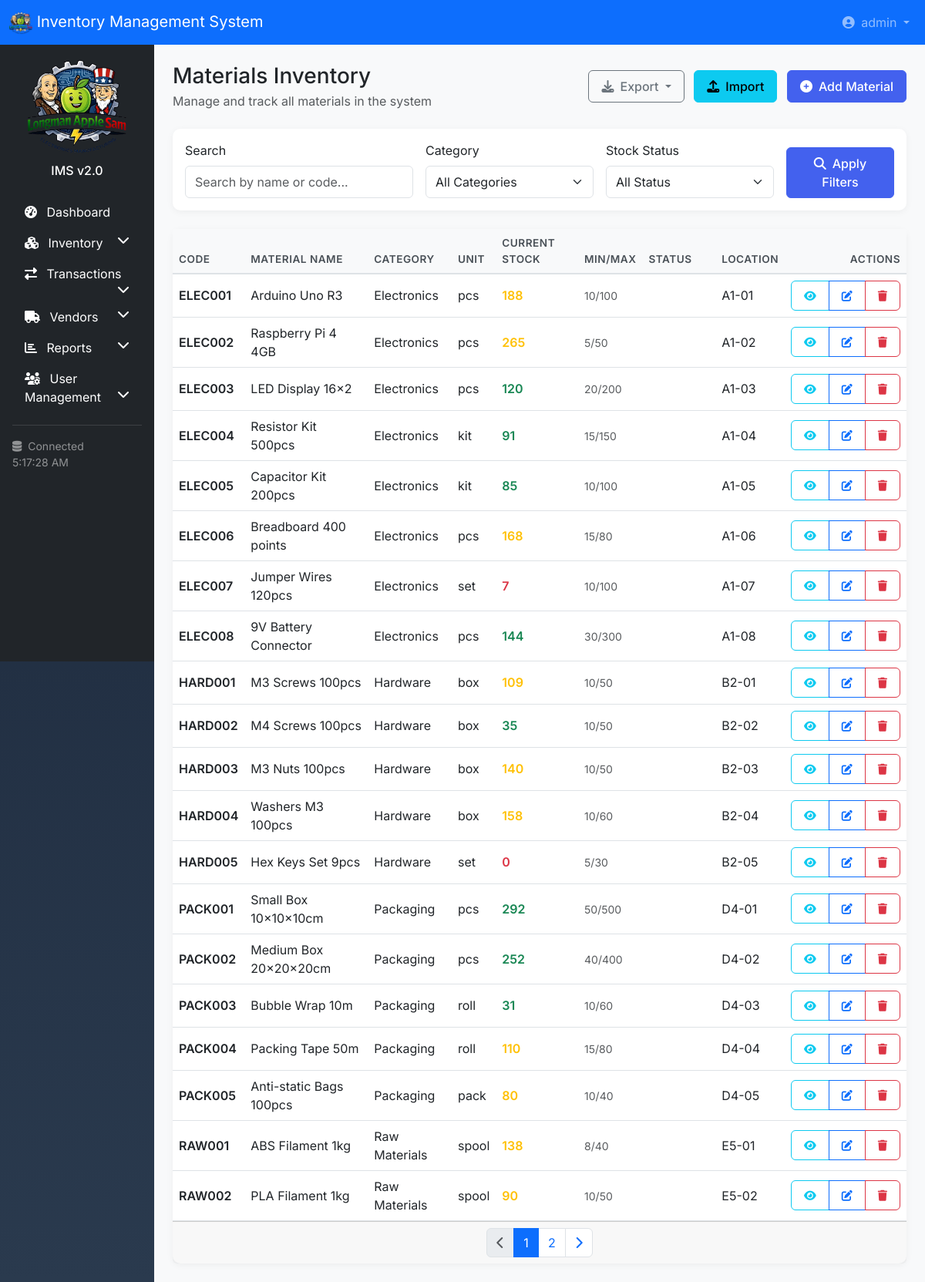
Screenshot of /inventory/ (signed in) with the database file from the repository.
### inventory/models.py (models this page shows, shortened)
class Material(models.Model):
    STATUS_CHOICES = [
        ('active', 'Active'),
        ('inactive', 'Inactive'),
        ('discontinued', 'Discontinued'),
    ]
    ALERT_STATUS_CHOICES = [
        ('normal', 'Normal'),
        ('low', 'Low'),
        ('excess', 'Excess'),
    ]
    material_code = models.CharField(max_length=50, unique=True)
    name = models.CharField(max_length=200)
    category = models.ForeignKey(Category, on_delete=models.PROTECT, related_name='materials')
    description = models.TextField(blank=True)
    unit = models.CharField(max_length=20, help_text="e.g., pcs, kg, meters")
    specification = models.CharField(max_length=200, blank=True)
    current_stock = models.IntegerField(default=0, validators=[MinValueValidator(0)])
    minimum_stock = models.IntegerField(default=10)
    maximum_stock = models.IntegerField(default=1000)
    reorder_point = models.IntegerField(default=20)
    location = models.CharField(max_length=100, blank=True)
    unit_cost = models.DecimalField(max_digits=10, decimal_places=2, default=0)
    status = models.CharField(max_length=20, choices=STATUS_CHOICES, default='active')
    image = models.ImageField(upload_to='materials/', blank=True, null=True)
    created_at = models.DateTimeField(auto_now_add=True)
    updated_at = models.DateTimeField(auto_now=True)
    created_by = models.ForeignKey('auth.User', on_delete=models.SET_NULL, null=True)
    alert_status_override = models.CharField(
        max_length=20,
        choices=ALERT_STATUS_CHOICES,
        blank=True,
        null=True,
        help_text="Manually override the calculated alert status"
    )
    class Meta:
        ordering = ['material_code']
    def get_calculated_status(self):
        if self.current_stock <= self.minimum_stock:
            return 'low'
        elif self.current_stock >= self.maximum_stock:
            return 'excess'
        return 'normal'
    def get_display_status(self):
        if self.alert_status_override:
            return self.alert_status_override
        return self.get_calculated_status()
    def get_status_display_name(self):
        status = self.get_display_status()
        status_map = {
            'low': 'Low Stock',
            'normal': 'Normal',
            'excess': 'Excess'
        }
        return status_map.get(status, status)
    def get_status_color(self):
        status = self.get_display_status()
        color_map = {
            'low': 'danger',
            'normal': 'success',
            'excess': 'warning'
        }
        return color_map.get(status, 'secondary')

class Category(models.Model):
    name = models.CharField(max_length=100, unique=True)
    description = models.TextField(blank=True)
    created_at = models.DateTimeField(auto_now_add=True)
    updated_at = models.DateTimeField(auto_now=True)
    class Meta:
        verbose_name_plural = "Categories"
        ordering = ['name']

### inventory/views.py (the view, shortened to what this page needs)
# urls.py: path('', views.material_list, name='material_list'),
@login_required
def material_list(request):
    materials = Material.objects.select_related('category').all()
    search_query = request.GET.get('search', '')
    if search_query:
        materials = materials.filter(
            Q(material_code__icontains=search_query) |
            Q(name__icontains=search_query) |
            Q(category__name__icontains=search_query)
        )
    category_id = request.GET.get('category')
    if category_id:
        materials = materials.filter(category_id=category_id)
    stock_status = request.GET.get('stock_status')
    paginator = Paginator(materials, 20)
    page_number = request.GET.get('page')
    page_obj = paginator.get_page(page_number)
    categories = Category.objects.all()
    context = {
        'page_obj': page_obj,
        'categories': categories,
        'search_query': search_query,
        'selected_category': category_id,
        'selected_status': stock_status,
    }
    return render(request, 'inventory/material_list.html', context)

### inventory/templates/inventory/material_list.html (shortened to what this page needs)
{% extends 'base.html' %}
{% load static %}
{% block content %}
<div class="content-container">
    <div class="d-flex flex-wrap justify-content-between align-items-center mb-4">
        <div>
            <h3 class="mb-1">Materials Inventory</h3>
            <p class="text-muted mb-0">Manage and track all materials in the system</p>
        </div>
        <div class="mt-3 mt-sm-0">
            <div class="btn-group">
                <button type="button" class="btn btn-outline-secondary dropdown-toggle" data-bs-toggle="dropdown">
                    <i class="fas fa-download me-2"></i>Export
                </button>
            </div>
            <a href="{% url 'inventory:import_materials' %}" class="btn btn-info ms-2">
                <i class="fas fa-upload me-2"></i>Import
            </a>
            <a href="{% url 'inventory:material_create' %}" class="btn btn-primary ms-2">
                <i class="fas fa-plus-circle me-2"></i>Add Material
            </a>
        </div>
    </div>
    <div class="card mb-4">
        <div class="card-body">
            <form method="get" class="row g-3">
                <div class="col-md-4">
                    <label class="form-label">Search</label>
                    <input type="text" class="form-control" name="search"
                           placeholder="Search by name or code..."
                           value="{{ request.GET.search|default:'' }}">
                </div>
                <div class="col-md-3">
                    <label class="form-label">Category</label>
                    <select class="form-select" name="category">
                        <option value="">All Categories</option>
                    </select>
                </div>
                <div class="col-md-3">
                    <label class="form-label">Stock Status</label>
                    <select class="form-select" name="stock_status">
                        <option value="">All Status</option>
                    </select>
                </div>
                <div class="col-md-2 d-flex align-items-end">
                    <button type="submit" class="btn btn-primary w-100">
                        <i class="fas fa-search me-2"></i>Apply Filters
                    </button>
                </div>
            </form>
        </div>
    </div>
    <div class="card">
        <div class="table-responsive">
            <table class="table table-hover mb-0">
                <thead>
                    <tr>
                        <th>Code</th>
                        <th>Material Name</th>
                        <th>Category</th>
                        <th>Unit</th>
                        <th>Current Stock</th>
                        <th>Min/Max</th>
                        <th>Status</th>
                        <th>Location</th>
                        <th class="text-end">Actions</th>
                    </tr>
                </thead>
                <tbody>
                    {% for material in page_obj %}
                    <tr>
                        <td><span class="fw-semibold">{{ material.material_code }}</span></td>
                        <td>{{ material.name }}</td>
                        <td>{{ material.category.name }}</td>
                        <td>{{ material.unit }}</td>
                        <td>
                            <span class="fw-semibold {% if material.current_stock <= material.minimum_stock %}text-danger
                                                     {% elif material.current_stock >= material.maximum_stock %}text-warning
                                                     {% else %}text-success{% endif %}">
                                {{ material.current_stock }}
                            </span>
                        </td>
                        <td>
                            <small class="text-muted">{{ material.minimum_stock }}/{{ material.maximum_stock }}</small>
                        </td>
                        <td>
                            <span class="badge badge-{{ material.get_status_color }}">
                            </span>
                        </td>
                        <td>{{ material.location|default:"-" }}</td>
                        <td class="text-end">
                            <div class="btn-group btn-group-sm">
                                <a href="{% url 'inventory:material_detail' material.id %}" class="btn btn-outline-info" title="View">
                                    <i class="fas fa-eye"></i>
                                </a>
                                <a href="{% url 'inventory:material_update' material.id %}" class="btn btn-outline-primary" title="Edit">
                                    <i class="fas fa-edit"></i>
                                </a>
                                <button type="button" class="btn btn-outline-danger" title="Delete"
                                        onclick="confirmDelete('{{ material.id }}', '{{ material.name }}')">
                                    <i class="fas fa-trash"></i>
                                </button>
                            </div>
                        </td>
                    </tr>
                    {% endfor %}
                </tbody>
            </table>
        </div>
        {% if page_obj.has_other_pages %}
        <div class="card-footer">
            <nav aria-label="Page navigation">
                <ul class="pagination justify-content-center mb-0">
                    {% if page_obj.has_previous %}
                    <li class="page-item">
                        <a class="page-link" href="?page={{ page_obj.previous_page_number }}{% if request.GET.search %}&search={{ request.GET.search }}{% endif %}{% if request.GET.category %}&category={{ request.GET.category }}{% endif %}{% if request.GET.stock_status %}&stock_status={{ request.GET.stock_status }}{% endif %}">
                            <i class="fas fa-chevron-left"></i>
                        </a>
                    </li>
                    {% else %}
                    <li class="page-item disabled">
                        <span class="page-link"><i class="fas fa-chevron-left"></i></span>
                    </li>
                    {% endif %}
                    {% for num in page_obj.paginator.page_range %}
                        {% if page_obj.number == num %}
                        <li class="page-item active"><span class="page-link">{{ num }}</span></li>
                        {% elif num > page_obj.number|add:'-3' and num < page_obj.number|add:'3' %}
                        <li class="page-item">
                            <a class="page-link" href="?page={{ num }}">{{ num }}</a>
                        </li>
                        {% endif %}
                    {% endfor %}
                    {% if page_obj.has_next %}
                    <li class="page-item">
                        <a class="page-link" href="?page={{ page_obj.next_page_number }}">
                            <i class="fas fa-chevron-right"></i>
                        </a>
                    </li>
                    {% else %}
                    <li class="page-item disabled">
                        <span class="page-link"><i class="fas fa-chevron-right"></i></span>
                    </li>
                    {% endif %}
                </ul>
            </nav>
        </div>
        {% endif %}
    </div>
</div>
{% endblock %}

### templates/navbar.html (shortened to what this page needs)
<nav class="navbar navbar-expand-lg navbar-dark bg-primary">
    <div class="container-fluid">
        <a class="navbar-brand" href="{% url 'accounts:dashboard' %}">
            {% load static %}
            <img src="{% static 'img/company_logo.png' %}" class="opacity-20" alt="My logo" width="30" height="30">
            <span class="d-none d-sm-inline">Inventory Management System</span>
        </a>
        <div class="collapse navbar-collapse" id="navbarMain">
            <ul class="navbar-nav ms-auto">
                <li class="nav-item dropdown">
                    <a class="nav-link dropdown-toggle" href="#" id="userDropdown" role="button" data-bs-toggle="dropdown">
                        <i class="fas fa-user-circle me-1"></i>
                        <span class="d-none d-lg-inline">{{ user.get_full_name|default:user.username }}</span>
                    </a>
                </li>
            </ul>
        </div>
    </div>
</nav>

### static/css/custom.css (style rules this page uses)
:root { --primary-color: #4361ee; --success-color: #06d6a0; --warning-color: #ffb703; --danger-color: #e63946; --info-color: #4895ef; }
body { font-family: 'Inter', -apple-system, BlinkMacSystemFont, sans-serif; background-color: #f8f9fa; min-height: 100vh; }
.card { border: none; border-radius: 10px; box-shadow: 0 2px 10px rgba(0, 0, 0, 0.05); transition: transform 0.2s, box-shadow 0.2s; margin-bottom: 1.5rem; }
.table th { background-color: #f8f9fa; color: #495057; font-weight: 600; font-size: 0.85rem; text-transform: uppercase; letter-spacing: 0.5px; border-bottom: 2px solid #dee2e6; }
.table td { vertical-align: middle; }
.btn { border-radius: 6px; font-weight: 500; padding: 0.5rem 1rem; }
.btn-primary { background-color: var(--primary-color); border-color: var(--primary-color); }
.form-control, .form-select { border-radius: 6px; border: 1px solid #dee2e6; padding: 0.5rem 0.75rem; }
.badge { padding: 0.4rem 0.6rem; font-weight: 500; border-radius: 30px; }

### rows the page displays
Material: material_code "ELEC001", name "Arduino Uno R3", category.name "Electronics", unit "pcs", current_stock "188", minimum_stock "10", maximum_stock "100", location "A1-01"
Material: material_code "ELEC002", name "Raspberry Pi 4 4GB", category.name "Electronics", unit "pcs", current_stock "265", minimum_stock "5", maximum_stock "50", location "A1-02"
Material: material_code "ELEC003", name "LED Display 16x2", category.name "Electronics", unit "pcs", current_stock "120", minimum_stock "20", maximum_stock "200", location "A1-03"
Material: material_code "ELEC004", name "Resistor Kit 500pcs", category.name "Electronics", unit "kit", current_stock "91", minimum_stock "15", maximum_stock "150", location "A1-04"
Material: material_code "ELEC005", name "Capacitor Kit 200pcs", category.name "Electronics", unit "kit", current_stock "85", minimum_stock "10", maximum_stock "100", location "A1-05"
Material: material_code "ELEC006", name "Breadboard 400 points", category.name "Electronics", unit "pcs", current_stock "168", minimum_stock "15", maximum_stock "80", location "A1-06"
Material: material_code "ELEC007", name "Jumper Wires 120pcs", category.name "Electronics", unit "set", current_stock "7", minimum_stock "10", maximum_stock "100", location "A1-07"
Material: material_code "ELEC008", name "9V Battery Connector", category.name "Electronics", unit "pcs", current_stock "144", minimum_stock "30", maximum_stock "300", location "A1-08"
Material: material_code "HARD001", name "M3 Screws 100pcs", category.name "Hardware", unit "box", current_stock "109", minimum_stock "10", maximum_stock "50", location "B2-01"
Material: material_code "HARD002", name "M4 Screws 100pcs", category.name "Hardware", unit "box", current_stock "35", minimum_stock "10", maximum_stock "50", location "B2-02"
Material: material_code "HARD003", name "M3 Nuts 100pcs", category.name "Hardware", unit "box", current_stock "140", minimum_stock "10", maximum_stock "50", location "B2-03"
Material: material_code "HARD004", name "Washers M3 100pcs", category.name "Hardware", unit "box", current_stock "158", minimum_stock "10", maximum_stock "60", location "B2-04"
Material: material_code "HARD005", name "Hex Keys Set 9pcs", category.name "Hardware", unit "set", current_stock "0", minimum_stock "5", maximum_stock "30", location "B2-05"
Material: material_code "PACK001", name "Small Box 10x10x10cm", category.name "Packaging", unit "pcs", current_stock "292", minimum_stock "50", maximum_stock "500", location "D4-01"
Material: material_code "PACK002", name "Medium Box 20x20x20cm", category.name "Packaging", unit "pcs", current_stock "252", minimum_stock "40", maximum_stock "400", location "D4-02"
Material: material_code "PACK003", name "Bubble Wrap 10m", category.name "Packaging", unit "roll", current_stock "31", minimum_stock "10", maximum_stock "60", location "D4-03"
Material: material_code "PACK004", name "Packing Tape 50m", category.name "Packaging", unit "roll", current_stock "110", minimum_stock "15", maximum_stock "80", location "D4-04"
Material: material_code "PACK005", name "Anti-static Bags 100pcs", category.name "Packaging", unit "pack", current_stock "80", minimum_stock "10", maximum_stock "40", location "D4-05"
Material: material_code "RAW001", name "ABS Filament 1kg", category.name "Raw Materials", unit "spool", current_stock "138", minimum_stock "8", maximum_stock "40", location "E5-01"
Material: material_code "RAW002", name "PLA Filament 1kg", category.name "Raw Materials", unit "spool", current_stock "90", minimum_stock "10", maximum_stock "50", location "E5-02"

### other values shown
{{ user.get_full_name|default:user.username }} "admin"
{{ num }} "1"
{{ num }} "2"
